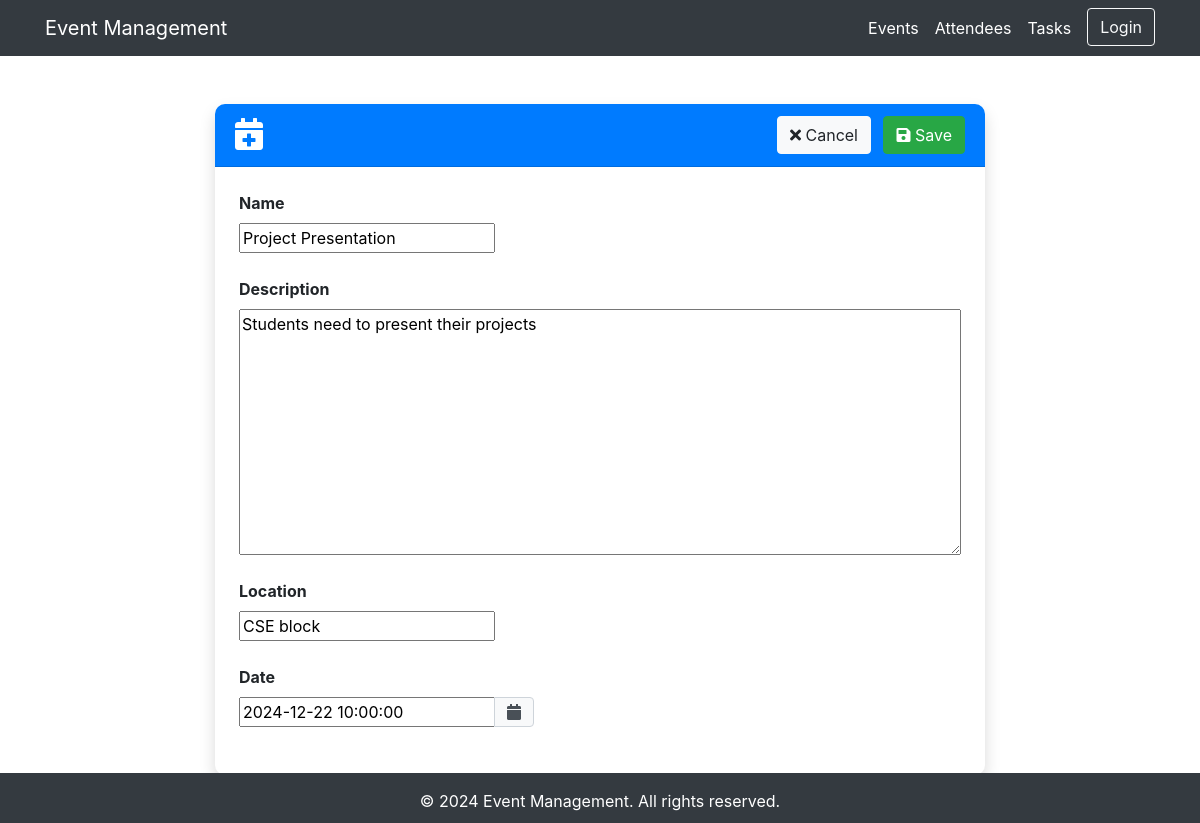
Page /edit/1/ on the committed database.
### events/models.py (models this page shows, shortened)
class Event(models.Model):
    name = models.CharField(max_length=255)
    description = models.TextField()
    location = models.CharField(max_length=255)
    date = models.DateTimeField()
    attendees = models.ManyToManyField(Attendee, related_name='event_attendees', blank=True)

### events/views.py (the view)
# urls.py: path('edit/<int:pk>/', views.EventUpdateView.as_view(), name='event-edit'),
class EventUpdateView(UpdateView):
    model = Event
    template_name = 'events/event_form.html'
    fields = ['name', 'description', 'location', 'date']
    success_url = reverse_lazy('event-list')

### events/templates/events/event_form.html (shortened to what this page needs)
{% extends "events/base.html" %}
{% block content %}
{% load static %}
<link rel="stylesheet" href="https://cdnjs.cloudflare.com/ajax/libs/tempusdominus-bootstrap-4/5.39.0/css/tempusdominus-bootstrap-4.min.css" />
<div class="container mt-5 mb-5" style="max-width: 800px;">
    <div class="card shadow">
        <div class="card-header bg-primary text-white d-flex justify-content-between align-items-center">
            <h2 class="mb-0"><i class="fas fa-calendar-plus"></i> {{ view.title }}</h2>
            <div>
                <a href="{% url 'event-list' %}" class="btn btn-light mr-2">
                    <i class="fas fa-times"></i> Cancel
                </a>
                <button type="submit" form="eventForm" class="btn btn-success">
                    <i class="fas fa-save"></i> Save
                </button>
            </div>
        </div>
        <div class="card-body p-4">
            <form method="post" id="eventForm">
                {% for field in form %}
                    <div class="form-group">
                        <label for="{{ field.id_for_label }}" class="font-weight-bold">
                            {{ field.label }}
                        </label>
                        <div class="input-group date" id="datetimepicker1" data-target-input="nearest">
                            {{ field }}
                            {% if field.name == 'date' %}
                                <div class="input-group-append" data-target="#datetimepicker1" data-toggle="datetimepicker">
                                    <div class="input-group-text"><i class="fas fa-calendar"></i></div>
                                </div>
                            {% endif %}
                        </div>
                    </div>
                {% endfor %}
            </form>
        </div>
    </div>
</div>
{% endblock %}

### events/templates/events/base.html (style rules this page uses)
body { padding-top: 56px; }

### events/templates/events/event_form.html (style rules this page uses)
.card { border: none; border-radius: 10px; }
.card-header { border-radius: 10px 10px 0 0 !important; }
.input-group-text { background-color: #f8f9fa; border: 1px solid #ced4da; }
.input-group { width: 100%; }
.form-group { margin-bottom: 1.5rem; }
textarea[name="description"] { width: 100% !important; min-height: 80px; max-height: 300px; resize: vertical; }

### rows in the picture
Event: form "Project Presentation" "Students need to present their projects" "CSE block" "2024-12-22 10:00:00"

### other values in the picture
{{ field.label }} "Name" "Description" "Location" "Date"
